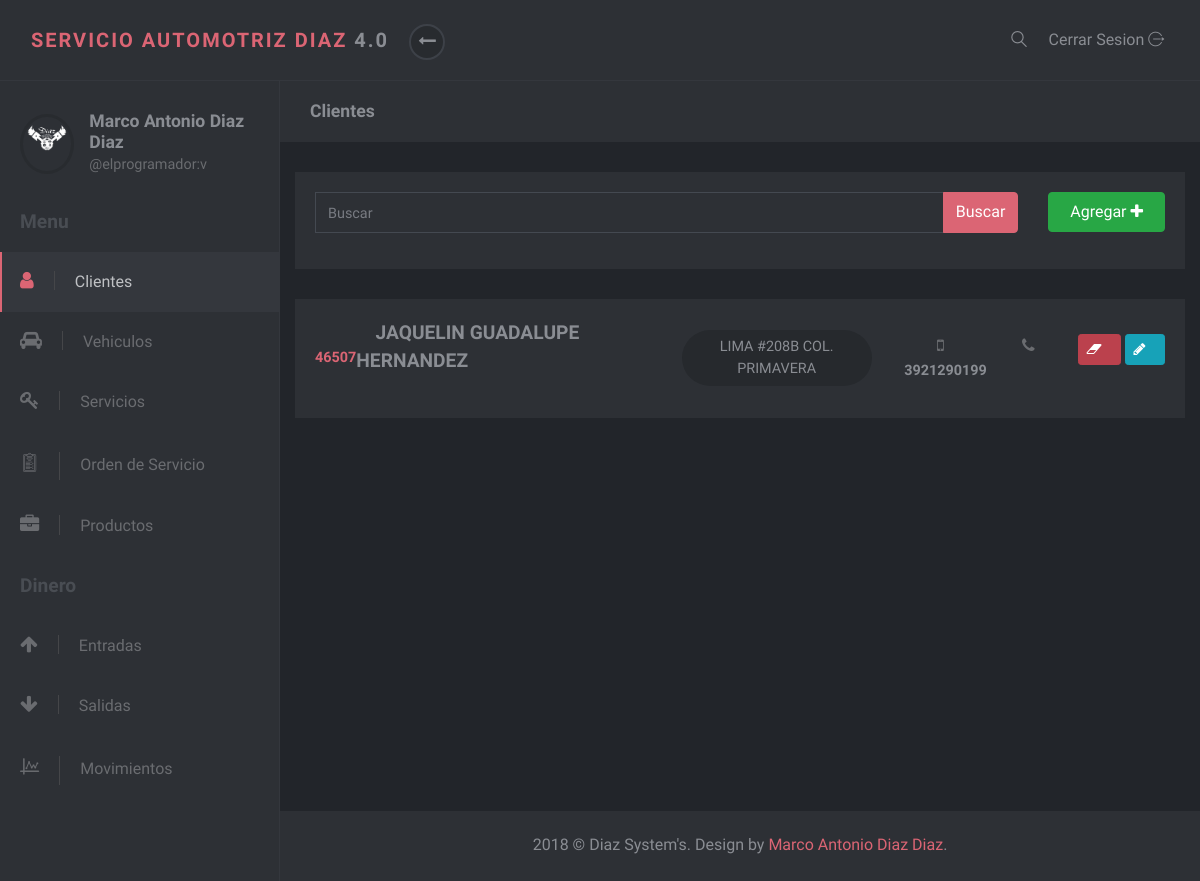
The app's page /clientes/index.php with its own data.
### tables this page shows
CREATE TABLE `CLIENTES` (
  `ID` int(5) NOT NULL,
  `NOMBRE` varchar(45) DEFAULT NULL,
  `DIRECCION` varchar(45) DEFAULT NULL,
  `EMAIL` varchar(60) NOT NULL,
  `TELEFONO` varchar(45) DEFAULT NULL,
  `CELULAR` varchar(45) DEFAULT NULL
);

### clientes/index.php (the view, shortened to what this page needs)
<?php
  include '../database/parameters.php';
 ?>
<!DOCTYPE html>
<html>
<head>
    <link rel="stylesheet" href="../vendor/bootstrap/css/bootstrap.min.css">
    <link rel="stylesheet" href="../vendor/font-awesome/css/font-awesome.min.css">
    <link rel="stylesheet" href="../css/font.css">
    <link rel="stylesheet" href="../css/style.default.css" id="theme-stylesheet">
    <link rel="stylesheet" href="../css/custom.css">
</head>
<body>
    <header class="header">
        <nav class="navbar navbar-expand-lg">
            <div class="container-fluid d-flex align-items-center justify-content-between">
                <div class="navbar-header">
                    <a href="index.html" class="navbar-brand">
                        <div class="brand-text brand-big visible text-uppercase"><strong class="text-primary">Servicio Automotriz Diaz</strong><strong> &nbsp4.0</strong></div>
                    </a>
                    <button class="sidebar-toggle"><i class="fa fa-long-arrow-left"></i></button>
                </div>
                <div class="right-menu list-inline no-margin-bottom">
                    <div class="list-inline-item"><a href="#" class="search-open nav-link"><i class="icon-magnifying-glass-browser"></i></a></div>
                    <div class="list-inline-item logout"><a id="logout" href="login.html" class="nav-link">Cerrar Sesion <i class="icon-logout"></i></a></div>
                </div>
            </div>
        </nav>
    </header>
    <div class="d-flex align-items-stretch">
        <nav id="sidebar">
            <div class="sidebar-header d-flex align-items-center">
                <div class="avatar"><img src="../img/logo.png" alt="..." class="img-fluid rounded-circle"></div>
                <div class="title">
                    <h1 class="h5">Marco Antonio Diaz Diaz</h1>
                    <p>@elprogramador:v</p>
                </div>
            </div>
            <span class="heading">Menu</span>
            <ul class="list-unstyled">
                <li class="active">
                    <a> <i class="fa fa-user"></i>Clientes </a>
                </li>
                <li>
                    <a href="../vehiculos/index.php"> <i class="fa fa-car"></i>Vehiculos </a>
                </li>
                <li>
                    <a href="../servicios/index.php"> <i class="fa fa-key"></i>Servicios </a>
                </li>
                <li>
                    <a href="../orden/index.php"> <i class="icon-padnote"></i>Orden de Servicio </a>
                </li>
                <li>
                    <a href="../productos/index.php"> <i class="fa fa-briefcase"></i>Productos </a>
                </li>
            </ul><span class="heading">Dinero</span>
            <ul class="list-unstyled in-development">
                <li>
                    <a> <i class="fa fa-arrow-up"></i>Entradas </a>
                </li>
                <li>
                    <a> <i class="fa fa-arrow-down"></i>Salidas </a>
                </li>
                <li>
                    <a> <i class="icon-chart"></i>Movimientos </a>
                </li>
            </ul>
        </nav>
        <div class="page-content">
            <div class="page-header">
                <div class="container-fluid">
                    <h2 class="h5 no-margin-bottom">Clientes</h2>
                </div>
            </div>
            <div class="container">
                <div class="block">
                    <div class="form-group">
                        <div class="row">
                            <div class="col-md-10">
                                <div class="input-group">
                                    <input type="text" class="form-control" placeholder="Buscar" id="boxBuscar">
                                    <div class="input-group-append">
                                        <button type="button" class="btn btn-primary">Buscar</button>
                                    </div>
                                </div>
                            </div>
                            <div class="col-md-2">
                                <button class="btn btn-success btn-block" data-toggle="modal" data-target="#agregarCliente">Agregar <i class="fa fa-plus"></i></button>
                            </div>
                        </div>
                    </div>
                </div>
                <div id="user-content">
                    <?php $sql = "SELECT * FROM CLIENTES"; ?>
                    <?php $result = $conn->query($sql); ?>
                    <?php
          while($row = $result->fetch_assoc()) { ?>
                    <div class="public-user-block block">
                        <div class="row d-flex align-items-center">
                            <div class="col-lg-5 d-flex align-items-center">
                                <div class="order text-primary">
                                    <?php echo $row['ID']; ?>
                                </div>
                                <a class="name"><strong class="d-block">&nbsp&nbsp&nbsp&nbsp<?php echo $row['NOMBRE']; ?></strong><span class="d-block">&nbsp&nbsp&nbsp&nbsp&nbsp<?php echo $row['EMAIL']?></span></a>
                            </div>
                            <div class="col-lg-3 text-center">
                                <div class="contributions">
                                    <?php echo $row['DIRECCION']; ?>
                                </div>
                            </div>
                            <div class="col-lg-4">
                                <div class="details d-flex">
                                    <div class="item"><i class="fa fa-mobile"></i><strong><?php echo $row['CELULAR'] ?></strong></div>
                                    <div class="item"><i class="fa fa-phone"></i><strong><?php echo $row['TELEFONO']; ?></strong></div>
                                    <div class="item">
                                        <button class="btn btn-danger btn-sm text-center" onclick="ir(<?php echo $row['ID']; ?>)"><i class="fa fa-eraser text-white"></i></button>
                                        <button class="btn btn-info btn-sm text-center" onclick="editar(<?php echo $row['ID']; ?>)"><i class="fa fa-pencil text-white"></i></button>
                                    </div>
                                </div>
                            </div>
                        </div>
                    </div>
                    <?php } ?>
                </div>
            </div>
            <footer class="footer">
                <div class="footer__block block no-margin-bottom">
                    <div class="container-fluid text-center">
                        <p class="no-margin-bottom">2018 &copy; Diaz System's. Design by <span class="text-primary">Marco Antonio Diaz Diaz</span>.</p>
                    </div>
                </div>
            </footer>
        </div>
    </div>
</body>
</html>

### records on screen
clientes: ID "46507", NOMBRE "JAQUELIN GUADALUPE HERNANDEZ", DIRECCION "LIMA #208B COL. PRIMAVERA", CELULAR "3921290199"
